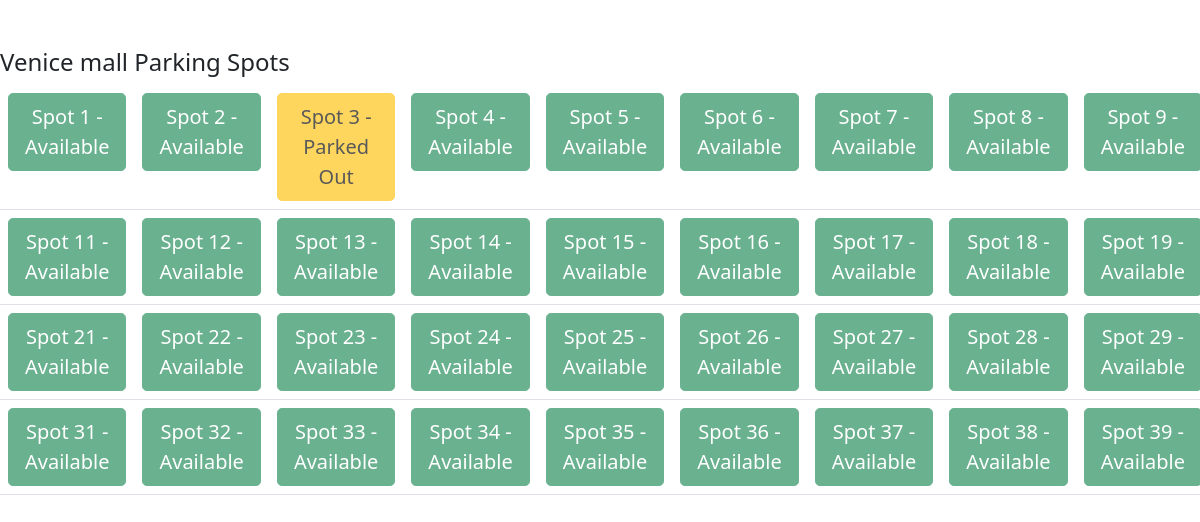
/lot/1/view, run on an earlier commit of the app's database.
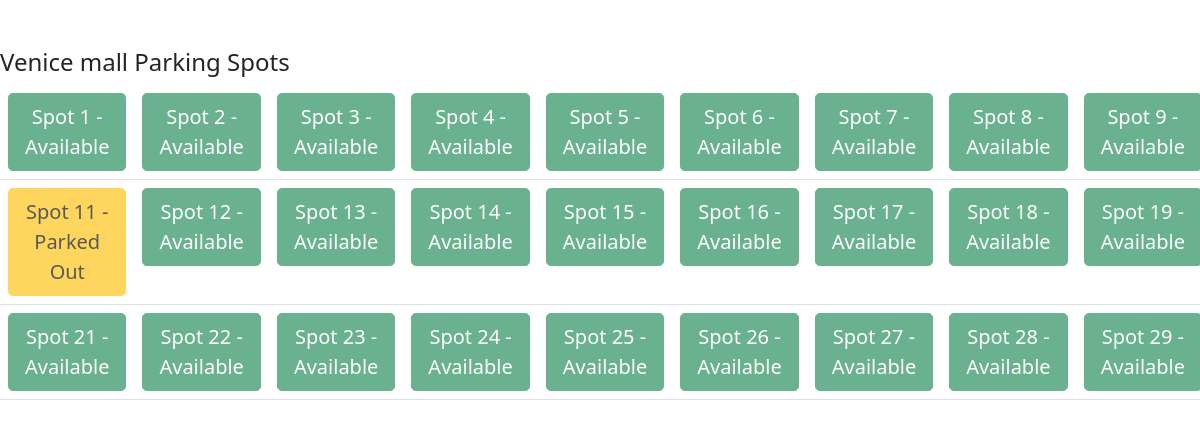
And on a later commit of the database.
### models.py (models this page shows)
class Lot(db.Model):
    id = db.Column(db.Integer, primary_key=True)
    prime_location = db.Column(db.String(), unique=True, nullable=False)
    price = db.Column(db.Integer, nullable=False)
    address = db.Column(db.String(), unique=True, nullable=False)
    pin_code = db.Column(db.Integer, nullable=False)
    maximum_spots = db.Column(db.Integer)
    spots = db.relationship('Spot', backref='lot', lazy=True)

class Spot(db.Model):
    id = db.Column(db.Integer, primary_key=True)
    lot_id = db.Column(db.Integer, db.ForeignKey('lot.id'), nullable=False)
    user_id = db.Column(db.Integer, db.ForeignKey('user.id'), nullable=True)
    spot_number = db.Column(db.Integer, nullable = False)
    status = db.Column(db.String(), default='available')
    user = db.relationship('User', backref='spots')
    releases = db.relationship('Release', backref='spot', lazy=True)

### app.py (the view, shortened to what this page needs)
@app.route('/lot/<int:lot_id>/view')
def view_spot(lot_id):
    lot = Lot.query.get_or_404(lot_id)
    spots = Spot.query.filter_by(lot_id=lot.id).order_by(Spot.spot_number).all()
    current_count = len(spots)
    db.session.commit()
    spots = Spot.query.filter_by(lot_id=lot.id).order_by(Spot.spot_number).all()
    return render_template('view_spot.html', lot=lot, spots=spots)

### templates/view_spot.html (shortened to what this page needs)
<!DOCTYPE html>
<html lang="en">
<head>
  <link href="https://cdn.jsdelivr.net/npm/bootstrap@5.0.2/dist/css/bootstrap.min.css" rel="stylesheet">
</head>
<body>
<form action="/user_dashboard" method="post">
  <h4 class="mt-5">{{ lot.prime_location }} Parking Spots</h4>
<div class="table-responsive">
  <table class="table">
  <tbody>
    <tr>
    {% for spot in spots %}
      <td>
        {% if spot.status == 'available' %}
          <button class="btn btn-success btn-lg" disabled>
            Spot {{ spot.spot_number }} - Available
          </button>
        {% else %}
          <button class="btn btn-warning btn-lg" disabled>
            Spot {{ spot.spot_number }} - Parked Out
        {% endif %}
      </td>
      {% if loop.index % 10 == 0 %}
        </tr><tr>
      {% endif %}
    {% endfor %}
    </tr>
  </tbody>
</table>
</div>
</form>
</body>

What changed in the data, as far as the page shows it:
removed Spot: spot_number "31"
removed Spot: spot_number "32"
removed Spot: spot_number "33"
removed Spot: spot_number "34"
removed Spot: spot_number "35"
removed Spot: spot_number "36"
removed Spot: spot_number "37"
removed Spot: spot_number "38"
removed Spot: spot_number "39"
changed Spot (number 3 of 27 on the later page): status "- Parked Out" → "- Available"
changed Spot (number 10 of 27 on the later page): status "- Available" → "- Parked Out"
